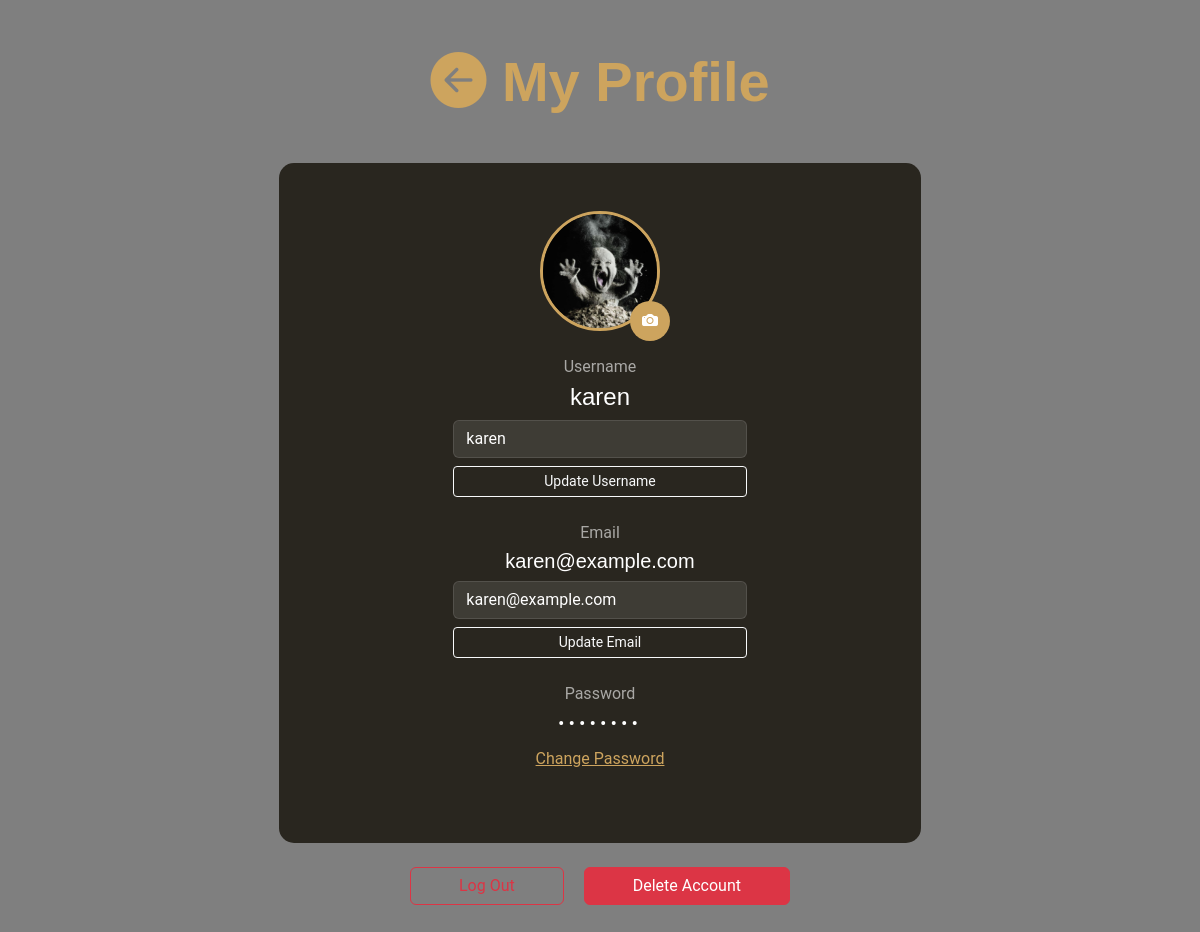
The app's page /profile.php (signed in) with its own data.
### tables this page shows
CREATE TABLE `users` (
  `id` int(11) NOT NULL,
  `username` varchar(50) NOT NULL,
  `email` varchar(100) NOT NULL,
  `password` varchar(255) NOT NULL,
  `role_id` int(11) NOT NULL,
  `email_verified` tinyint(1) DEFAULT 0,
  `verification_token` varchar(64) DEFAULT NULL,
  `token_expires` datetime DEFAULT NULL,
  `profile_picture` varchar(255) DEFAULT 'default-profile.png',
  `is_active` tinyint(1) DEFAULT 1,
  `banned_at` datetime DEFAULT NULL,
  `ban_reason` text DEFAULT NULL
);

### app/permission.php (called while the page is built, shortened)
<?php
function hasPermission($permission_name) {
    global $pdo;
    $role_id = $_SESSION['role_id'] ?? null;
    $stmt = $pdo->prepare('
        SELECT COUNT(*) FROM role_permissions
        INNER JOIN permissions ON role_permissions.permission_id = permissions.id
        WHERE role_permissions.role_id = :role_id AND permissions.permission_name = :permission_name
    ');
    $stmt->execute(['role_id' => $role_id, 'permission_name' => $permission_name]);
    return $stmt->fetchColumn() > 0;
}

### profile.php (the view, shortened to what this page needs)
<?php
require 'app/db.php';
require 'app/permission.php';
$user_id = $_SESSION['user_id'];
$stmt = $pdo->prepare('SELECT username, email, role_id, profile_picture FROM users WHERE id = ?');
$stmt->execute([$user_id]);
$user = $stmt->fetch(PDO::FETCH_ASSOC);
?>
<!DOCTYPE html>
<html lang="en">
    <head>
        <link href="assets/vendor/bootstrap/css/bootstrap.min.css" rel="stylesheet">
        <link href="assets/vendor/bootstrap-icons/bootstrap-icons.css" rel="stylesheet">
        <link href="assets/css/main.css" rel="stylesheet">
    </head>
    <body class="index-page">
        <main class="main py-5">
            <div class="container">
                <div class="text-center mb-5" data-aos="fade-up">
                    <h2 class="display-4 fw-bold" style="color: var(--accent-color);">
                        <?php if (hasPermission('view_dashboard')): ?>
                        <a href="dashboard.php"><i class="bi bi-arrow-left-circle-fill"></i></a>
                        <?php else: ?>
                        <a href="index.php"><i class="bi bi-arrow-left-circle-fill"></i></a>
                        <?php endif; ?>
                        My Profile
                    </h2>
                </div>
                <div class="row justify-content-center" data-aos="fade-up" data-aos-delay="100">
                    <div class="col-lg-8">
                        <div class="card mb-4" style="background-color: var(--surface-color); border: none; border-radius: 15px;">
                            <div class="card-body text-center py-5">
                                <div class="text-center mb-4">
                                    <div class="position-relative d-inline-block">
                                        <?php if (!empty($user['profile_picture']) && file_exists($user['profile_picture'])): ?>
                                            <img src="<?php echo htmlspecialchars($user['profile_picture']); ?>"
                                                 alt="Profile Picture"
                                                 class="profile-pic-preview"
                                                 id="profile-pic-preview">
                                        <?php else: ?>
                                            <i class="bi bi-person-circle profile-pic-preview"
                                               style="font-size: 120px; color: #ffffff; background: rgba(255,255,255,0.1); display: flex; align-items: center; justify-content: center;"></i>
                                        <?php endif; ?>
                                        <form method="POST" action="" enctype="multipart/form-data" id="profile-pic-form">
                                            <button type="button"
                                                    id="change-pic-btn"
                                                    class="upload-btn"
                                                    onclick="document.getElementById('profile-pic-input').click();">
                                                <i class="bi bi-camera-fill text-white"></i>
                                            </button>
                                        </form>
                                    </div>
                                </div>
                                <form method="POST" action="" class="mb-4">
                                    <p class="text-muted mb-1">Username</p>
                                    <h4 id="display-username" class="mb-2"><?php echo htmlspecialchars($user['username']); ?></h4>
                                    <div class="row justify-content-center">
                                        <div class="col-md-6">
                                            <div class="input-group mb-2">
                                                <input type="text" class="form-control" name="username"
                                                                                        placeholder="New username" value="<?php echo htmlspecialchars($user['username']); ?>">
                                            </div>
                                            <button type="submit" name="update_username" class="btn btn-outline-light btn-sm w-100">Update Username</button>
                                        </div>
                                    </div>
                                </form>
                                <form method="POST" action="" class="mb-4">
                                    <p class="text-muted mb-1">Email</p>
                                    <h5 id="display-email" class="mb-2"><?php echo htmlspecialchars($user['email']); ?></h5>
                                    <div class="row justify-content-center">
                                        <div class="col-md-6">
                                            <div class="input-group mb-2">
                                                <input type="email" class="form-control" name="email"
                                                                                         placeholder="New email" value="<?php echo htmlspecialchars($user['email']); ?>">
                                            </div>
                                            <button type="submit" name="update_email" class="btn btn-outline-light btn-sm w-100">Update Email</button>
                                        </div>
                                    </div>
                                </form>
                                <div id="password-link" class="mb-4">
                                    <p class="text-muted mb-1">Password</p>
                                    <p class="password-display mb-2">••••••••</p>
                                    <a href="#" id="change-password-link" style="color: var(--accent-color);">Change Password</a>
                                </div>
                            </div>
                        </div>
                        <div class="text-center">
                            <a href="app/logout.php" class="btn btn-outline-danger me-3 px-5">Log Out</a>
                            <button id="delete-account-btn" class="btn btn-danger px-5" data-bs-toggle="modal" data-bs-target="#deleteModal">Delete Account</button>
                        </div>
                    </div>
                </div>
            </div>
        </main>
    </body>
</html>

### assets/css/main.css (style rules this page uses)
:root { --default-font: "Roboto", system-ui, -apple-system, "Segoe UI", Roboto, "Helvetica Neue", Arial, "Noto Sans", "Liberation Sans", sans-serif, "Apple Color Emoji", "Segoe UI Emoji", "Segoe UI Symbol", "Noto Color Emoji"; --heading-font: "Playfair Display", sans-serif; --nav-font: "Poppins", sans-serif; }
:root { --background-color: #0c0b09; --default-color: rgba(255, 255, 255, 0.7); --heading-color: #ffffff; --accent-color: #cda45e; --surface-color: #29261f; --contrast-color: #0c0b09; }
:root { --nav-color: #ffffff; --nav-hover-color: #cda45e; --nav-mobile-background-color: #29261f; --nav-dropdown-background-color: #29261f; --nav-dropdown-color: #ffffff; --nav-dropdown-hover-color: #cda45e; }
:root { scroll-behavior: smooth; }
body { color: var(--default-color); background-color: var(--background-color); font-family: var(--default-font); }
a { color: var(--accent-color); text-decoration: none; transition: 0.3s; }
h1, h2, h3, h4, h5, h6 { color: var(--heading-color); font-family: var(--heading-font); }
.form-control { background-color: var(--background-color); color: var(--default-color); border-color: var(--accent-color); }
.card { background: var(--surface-color); color: var(--default-color) }

### profile.php (style rules this page uses)
#profile-pic + div h4, #display-email, .card-body p:not(.text-muted), .card-body a { color: #ffffff !important; }
.container { max-width: 1000px; }
body { background-image:url('https://cdn.thespaces.com/wp-content/uploads/2019/09/Korea-Hero.jpg'); background-size: cover; background-position: center; background-repeat: no-repeat; background-attachment: fixed; background-color: rgba(0, 0, 0, 0.5); background-blend-mode: multiply; }
.card-body .text-muted { color: rgba(255, 255, 255, 0.6) !important; }
#change-password-link { color: var(--accent-color) !important; text-decoration: underline; }
.password-display { color: rgba(255, 255, 255, 0.8) !important; font-size: 1.2rem; letter-spacing: 4px; }
.form-control { background-color: rgba(255, 255, 255, 0.1); border: 1px solid rgba(255, 255, 255, 0.2); color: white; }
.form-control::placeholder { color: rgba(255, 255, 255, 0.5); }
.profile-pic-preview { width: 120px; height: 120px; border-radius: 50%; object-fit: cover; border: 3px solid var(--accent-color); }
.upload-btn { background: var(--accent-color); border-radius: 50%; width: 40px; height: 40px; border: none; position: absolute; bottom: 0; right: 0; transform: translate(25%, 25%); display: flex; align-items: center; justify-content: center; cursor: pointer; }

### records on screen
users: profile_picture (picture), username "karen", email "karen@example.com"
